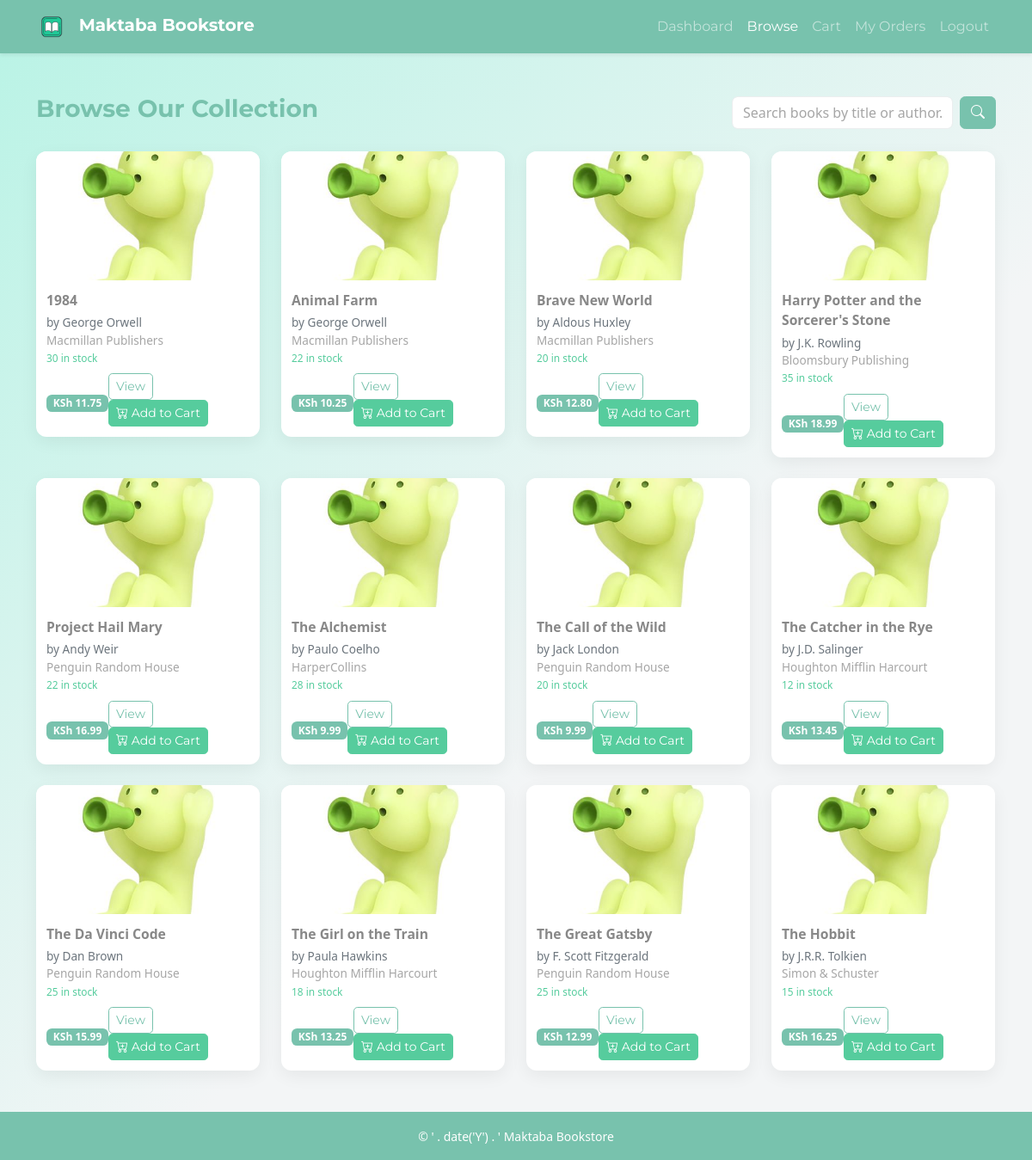
Page /modules/user/browse_books.php (signed in) on the committed database.
### tables this page shows
CREATE TABLE books (
    book_id INT AUTO_INCREMENT PRIMARY KEY,
    title VARCHAR(200) NOT NULL,
    author VARCHAR(100),
    publisher_id INT,
    price DECIMAL(10,2) NOT NULL,
    stock_quantity INT DEFAULT 0,
    reserved_stock INT DEFAULT 0,
    genre VARCHAR(50),
    year_of_publication YEAR,
    description TEXT,
    book_cover VARCHAR(255),
    moodle_course_id VARCHAR(50),  
    is_available TINYINT(1) DEFAULT 1,
    date_added TIMESTAMP DEFAULT CURRENT_TIMESTAMP,
    FOREIGN KEY (publisher_id) REFERENCES publishers(publisher_id)
        ON DELETE SET NULL ON UPDATE CASCADE
);

CREATE TABLE publishers (
    publisher_id INT AUTO_INCREMENT PRIMARY KEY,
    name VARCHAR(100) NOT NULL,
    address TEXT,
    contact_number VARCHAR(20),
    email VARCHAR(100)
);

### modules/user/browse_books.php (the view, shortened to what this page needs)
<!DOCTYPE html>
<html lang="en">
<head>
    <link href="https://cdn.jsdelivr.net/npm/bootswatch@5.3.3/dist/minty/bootstrap.min.css" rel="stylesheet">
    <link href="https://cdn.jsdelivr.net/npm/bootstrap-icons@1.11.3/font/bootstrap-icons.css" rel="stylesheet">
    <link rel="stylesheet" href="../../assets/css/user.css">
</head>
<body class="d-flex flex-column min-vh-100">
<nav class="navbar navbar-expand-lg navbar-dark bg-primary shadow-sm">
  <div class="container">
    <a class="navbar-brand fw-bold" href="../../index.php">
      <img src="../../assets/img/sm.png" width="36" class="me-2"> Maktaba Bookstore
    </a>
    <div class="collapse navbar-collapse" id="navMain">
      <ul class="navbar-nav ms-auto align-items-lg-center">
        <li class="nav-item"><a class="nav-link" href="dashboard.php">Dashboard</a></li>
        <li class="nav-item"><a class="nav-link active" href="browse_books.php">Browse</a></li>
        <li class="nav-item"><a class="nav-link" href="cart.php">Cart
        </a></li>
        <li class="nav-item"><a class="nav-link" href="my_orders.php">My Orders</a></li>
        <li class="nav-item"><a class="nav-link" href="../../modules/auth/logout.php">Logout</a></li>
      </ul>
    </div>
  </div>
</nav>
<main class="container my-5 flex-grow-1">
    <div class="d-flex justify-content-between align-items-center mb-4">
        <h3 class="fw-bold text-primary">Browse Our Collection</h3>
        <div class="search-box">
            <form method="GET" class="d-flex">
                <input type="text" name="search" class="form-control me-2" placeholder="Search books by title or author...">
                <button type="submit" class="btn btn-primary">
                    <i class="bi bi-search"></i>
                </button>
            </form>
        </div>
    </div>
    <div class="row g-4">
        <?php
        require_once __DIR__ . '/../../database/config.php';
        $search = $_GET['search'] ?? '';
        $query = "SELECT b.*, p.name as publisher_name
                  FROM books b
                  LEFT JOIN publishers p ON b.publisher_id = p.publisher_id
                  WHERE b.is_available = 1";
        $query .= " ORDER BY b.title LIMIT 12";
        $stmt = $conn->prepare($query);
        $stmt->execute();
        $result = $stmt->get_result();
        if ($result->num_rows > 0) {
            while ($book = $result->fetch_assoc()) {
                $book_id = $book['book_id'] ?? $book['id'] ?? 0;
                $title = htmlspecialchars($book['title'] ?? 'Unknown Title');
                $author = htmlspecialchars($book['author'] ?? 'Unknown Author');
                $publisher_name = htmlspecialchars($book['publisher_name'] ?? 'Unknown Publisher');
                $price = number_format($book['price'] ?? 0, 2);
                $stock = $book['stock_quantity'] ?? 0;
                echo '
                <div class="col-md-4 col-lg-3">
                    <div class="book-card">
                        <img src="../../assets/img/shout.jpg" alt="'.$title.'">
                        <div class="body">
                            <div class="title">'.$title.'</div>
                            <div class="meta">by '.$author.'</div>
                            <div class="meta text-muted">'.$publisher_name.'</div>
                            <div class="meta">
                                <small class="'.($stock > 0 ? 'text-success' : 'text-danger').'">
                                    '.($stock > 0 ? $stock . ' in stock' : 'Out of stock').'
                                </small>
                            </div>
                            <div class="d-flex justify-content-between align-items-center mt-2">
                                <span class="price badge bg-primary">KSh '.$price.'</span>
                                <div>
                                    <a href="book_details.php?book_id='.$book_id.'" class="btn btn-sm btn-outline-primary me-1">View</a>
                                    ';
                if ($stock > 0) {
                    echo '<a href="add_to_cart.php?book_id='.$book_id.'" class="btn btn-sm btn-success">
                            <i class="bi bi-cart-plus"></i> Add to Cart
                          </a>';
                } else {
                    echo '<button class="btn btn-sm btn-secondary" disabled>Out of Stock</button>';
                }
                echo '
                                </div>
                            </div>
                        </div>
                    </div>
                </div>';
            }
        } else {
            echo '<div class="col-12"><div class="alert alert-info text-center">No books found. '.($search ? 'Try a different search term.' : 'Please check back later.').'</div></div>';
        }
        ?>
    </div>
</main>
<footer class="bg-primary text-white text-center py-3 mt-auto">
    <small>&copy; ' . date('Y') . ' Maktaba Bookstore</small>
</footer>
</body>
</html>

### Assets/css/user.css (style rules this page uses)
body { background: linear-gradient(135deg, #b8f3e5 0%, #f3f5f6 60%); min-height: 100vh; }
.book-card { min-width: 240px; max-width: 260px; flex: 0 0 auto; background: #fff; border-radius: 12px; box-shadow: 0 6px 20px rgba(0,0,0,0.06); scroll-snap-align: start; padding: 0; overflow: hidden; }
.book-card img { width: 100%; height: 150px; object-fit: cover; display:block; }
.book-card .body { padding: .75rem; }
.book-card .title { font-weight: 600; font-size: 0.98rem; margin-bottom: .25rem; }
.book-card .meta { font-size: .85rem; color: #6c757d; }
.book-card .price { margin-top: .5rem; display:inline-block; }

### rows in the picture
books: title "1984", author "George Orwell", publisher.name "Macmillan Publishers", stock_quantity "30", price "11.75"
books: title "Animal Farm", author "George Orwell", publisher.name "Macmillan Publishers", stock_quantity "22", price "10.25"
books: title "Brave New World", author "Aldous Huxley", publisher.name "Macmillan Publishers", stock_quantity "20", price "12.80"
books: title "Harry Potter and the Sorcerer's Stone", author "J.K. Rowling", publisher.name "Bloomsbury Publishing", stock_quantity "35", price "18.99"
books: title "Project Hail Mary", author "Andy Weir", publisher.name "Penguin Random House", stock_quantity "22", price "16.99"
books: title "The Alchemist", author "Paulo Coelho", publisher.name "HarperCollins", stock_quantity "28", price "9.99"
books: title "The Call of the Wild", author "Jack London", publisher.name "Penguin Random House", stock_quantity "20", price "9.99"
books: title "The Catcher in the Rye", author "J.D. Salinger", publisher.name "Houghton Mifflin Harcourt", stock_quantity "12", price "13.45"
books: title "The Da Vinci Code", author "Dan Brown", publisher.name "Penguin Random House", stock_quantity "25", price "15.99"
books: title "The Girl on the Train", author "Paula Hawkins", publisher.name "Houghton Mifflin Harcourt", stock_quantity "18", price "13.25"
books: title "The Great Gatsby", author "F. Scott Fitzgerald", publisher.name "Penguin Random House", stock_quantity "25", price "12.99"
books: title "The Hobbit", author "J.R.R. Tolkien", publisher.name "Simon & Schuster", stock_quantity "15", price "16.25"
